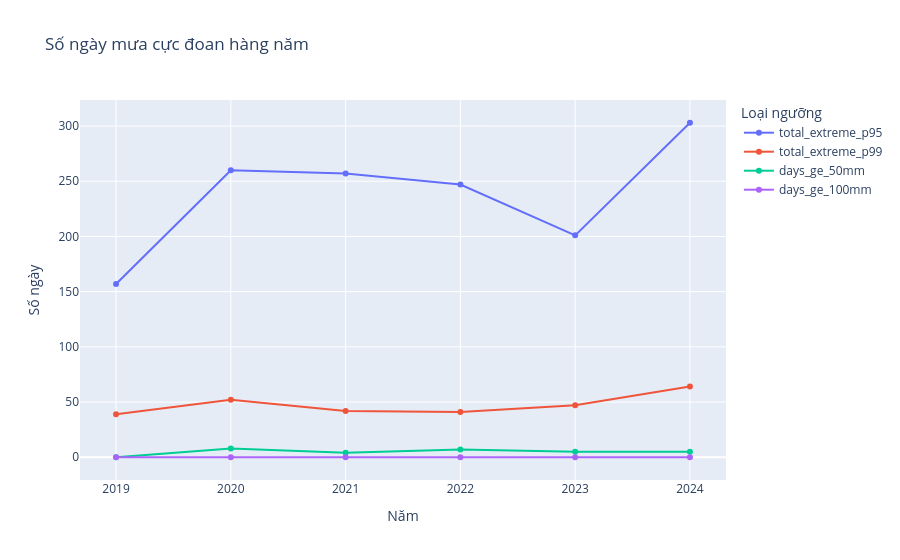

Write notebook code for a chart like this one.
### Code cell
raw_df["year"] = raw_df["date"].dt.year

extreme_timeline = (
    raw_df.groupby("year")
    .agg(
        total_extreme_p95=("precipitation", lambda s: (s >= p95).sum()),
        total_extreme_p99=("precipitation", lambda s: (s >= p99).sum()),
        days_ge_50mm=("precipitation", lambda s: (s >= 50).sum()),
        days_ge_100mm=("precipitation", lambda s: (s >= 100).sum()),
    )
    .reset_index()
)

fig = px.line(
    extreme_timeline,
    x="year",
    y=["total_extreme_p95", "total_extreme_p99", "days_ge_50mm", "days_ge_100mm"],
    title="Số ngày mưa cực đoan hàng năm",
    labels={"year": "Năm", "value": "Số ngày", "variable": "Loại ngưỡng"},
    markers=True,
)
fig.show()

### Figure 1 — Plotly figure (JSON) as saved in the notebook; plotly's stock layout.template omitted (floating-point values rounded to 4 significant figures)
{"data": [{"hovertemplate": "Loại ngưỡng=total_extreme_p95<br>Năm=%{x}<br>Số ngày=%{y}<extra></extra>", "legendgroup": "total_extreme_p95", "line": {"color": "#636efa", "dash": "solid"}, "marker": {"symbol": "circle"}, "mode": "lines+markers", "name": "total_extreme_p95", "orientation": "v", "showlegend": true, "type": "scatter", "x": [2019, 2020, 2021, 2022, 2023, 2024], "xaxis": "x", "y": [157, 260, 257, 247, 201, 303], "yaxis": "y"}, {"hovertemplate": "Loại ngưỡng=total_extreme_p99<br>Năm=%{x}<br>Số ngày=%{y}<extra></extra>", "legendgroup": "total_extreme_p99", "line": {"color": "#EF553B", "dash": "solid"}, "marker": {"symbol": "circle"}, "mode": "lines+markers", "name": "total_extreme_p99", "orientation": "v", "showlegend": true, "type": "scatter", "x": [2019, 2020, 2021, 2022, 2023, 2024], "xaxis": "x", "y": [39, 52, 42, 41, 47, 64], "yaxis": "y"}, {"hovertemplate": "Loại ngưỡng=days_ge_50mm<br>Năm=%{x}<br>Số ngày=%{y}<extra></extra>", "legendgroup": "days_ge_50mm", "line": {"color": "#00cc96", "dash": "solid"}, "marker": {"symbol": "circle"}, "mode": "lines+markers", "name": "days_ge_50mm", "orientation": "v", "showlegend": true, "type": "scatter", "x": [2019, 2020, 2021, 2022, 2023, 2024], "xaxis": "x", "y": [0, 8, 4, 7, 5, 5], "yaxis": "y"}, {"hovertemplate": "Loại ngưỡng=days_ge_100mm<br>Năm=%{x}<br>Số ngày=%{y}<extra></extra>", "legendgroup": "days_ge_100mm", "line": {"color": "#ab63fa", "dash": "solid"}, "marker": {"symbol": "circle"}, "mode": "lines+markers", "name": "days_ge_100mm", "orientation": "v", "showlegend": true, "type": "scatter", "x": [2019, 2020, 2021, 2022, 2023, 2024], "xaxis": "x", "y": [0, 0, 0, 0, 0, 0], "yaxis": "y"}], "layout": {"legend": {"title": {"text": "Loại ngưỡng"}, "tracegroupgap": 0}, "title": {"text": "Số ngày mưa cực đoan hàng năm"}, "xaxis": {"anchor": "y", "domain": [0, 1], "title": {"text": "Năm"}}, "yaxis": {"anchor": "x", "domain": [0, 1], "title": {"text": "Số ngày"}}}}
